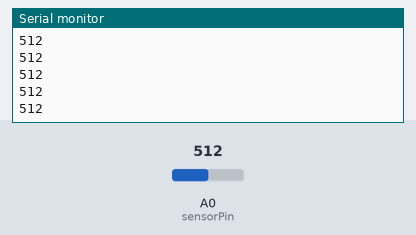
Bench run of a sketch on a simulated ESP8266 (Wemos D1 mini). Parts: the last lines printed to the serial monitor. Inputs (shaded band) come from the test bench; at power-on: A0 (sensorPin) = 512. WiFi joins after 1.5 s; servers stay silent unless stated.

Above: at 2.7 s.
2.8 s: A0 (sensorPin) set to 716
At 3.5 s:
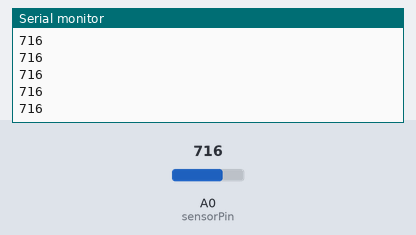
4.3 s: A0 (sensorPin) set to 900
At 5.3 s:
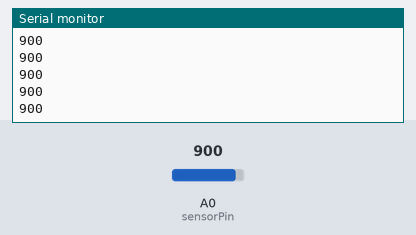
Timing chart, 0 to 7.3 s (numbered marks = the images above; inputs shaded):
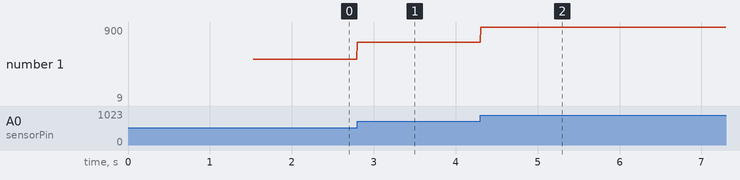

Measured:
- after the input at 2.8 s, the serial monitor: prints a new line at once (image 1)
- after the input at 4.3 s, the serial monitor: prints a new line at once (image 2)
- plotted number 1: 512 → 716 after the input at 2.8 s, 716 → 9 after the input at 4.3 s

The sketch:

WeMosD1Mini_Web_MicrophoneBig.ino
```cpp
#include <WiFiServer.h>
#include <WiFiClientSecure.h>
#include <WiFiClient.h>
#include <ESP8266WiFiType.h>
#include <ESP8266WiFiSTA.h>
#include <ESP8266WiFiScan.h>
#include <ESP8266WiFiMulti.h>
#include <ESP8266WiFiGeneric.h>
#include <ESP8266WiFiAP.h>
#include <ESP8266WiFi.h>


/*******************************************************/
/*		WIFI		*/
/*******************************************************/

// Nazev Wi-Fi site, do ktere se mam pripojit

const char* ssid = "CellarstoneDevicesWifi";

// Heslo Wi-Fi site, do ktere se mam pripojit
const char* password = "Cllrs123IoT456";

// Webovy server pobezi na portu 80 (HTTP komunikace)
WiFiServer server(80);


/*******************************************************/
/*		Senzor		*/
/*******************************************************/

int sensorPin = A0; // select the input pin for the potentiometer
int sensorValue = 0; // variable to store the value coming from the sensor


/*******************************************************/
/*******************************************************/
/*******************************************************/
/*		SETUP		*/
/*******************************************************/
/*******************************************************/
/*******************************************************/


void setup()
{
	// Nastartuj seriovou linku, do ktere budu vypisovat provozni informace
	Serial.begin(9600);


	/*	----------------	WIFI	----------------	*/

	// Pripojeni k Wi-Fi
	Serial.println();
	Serial.print("Pripojuji k ");
	Serial.println(ssid);
	WiFi.begin(ssid, password);

	// Dokud nejsem pripojeny k Wi-Fi,zapisuj do seriove linky tecky progressbaru
	while (WiFi.status() != WL_CONNECTED) {
		delay(100);
		Serial.print(".");
	}

	// Jsem pripojeny k Wi-Fi a mohu pokracovat
	Serial.println();
	Serial.println("WiFi pripojena!");

	// Spusteni serveru
	server.begin();
	Serial.println("Server spusten");

	// Napis IP adresu, kterou mikropocitac dostal
	Serial.print("Pouzij k pripojeni tuto adresu: ");
	Serial.print("http://");
	Serial.println(WiFi.localIP());


	/*	----------------	SENZOR	----------------	*/

	pinMode(sensorPin, INPUT);


}

/*******************************************************/
/*******************************************************/
/*******************************************************/
/*		LOOP		*/
/*******************************************************/
/*******************************************************/
/*******************************************************/

void loop()
{

	/*	----------------	SENZOR	----------------	*/

	sensorValue = analogRead(sensorPin);

	Serial.println(sensorValue);


	/*	----------------	WIFI	----------------	*/

	// Cekej, dokud se nepripoji nejaky klient
	WiFiClient client = server.available();
	if (!client) {
		return;
	}

	// Cekej, dokud klient neposle nejaka data
	Serial.println("Novy klient!");
	while (!client.available()) {
		delay(1);
	}

	// Precti a vypis prvni radek od klienta s URL dotazem
	String request = client.readStringUntil('\r');
	Serial.println(request);
	client.flush();


	// Posli pripojenemu klientu HTML kod stranky s tlacitky
	client.println("HTTP/1.1 200 OK");
	client.println("Content-Type: text/html");
	client.println("");
	client.println("<!DOCTYPE html>");
	client.println("<html><body>");
	client.print("<h1>WM007 - Microphone</h2>");

	// TEXT --------------------------------------------
	client.print("<div>");
	client.print(sensorValue);
	client.print("</div>");
	// -------------------------------------------------

	client.println("</body></html>");

	// To je vse, ted jeste 1 ms pockam a cela smycka se muze zopakovat
	delay(1);
	Serial.println("Klient odpojen");
	Serial.println("");
}
```
